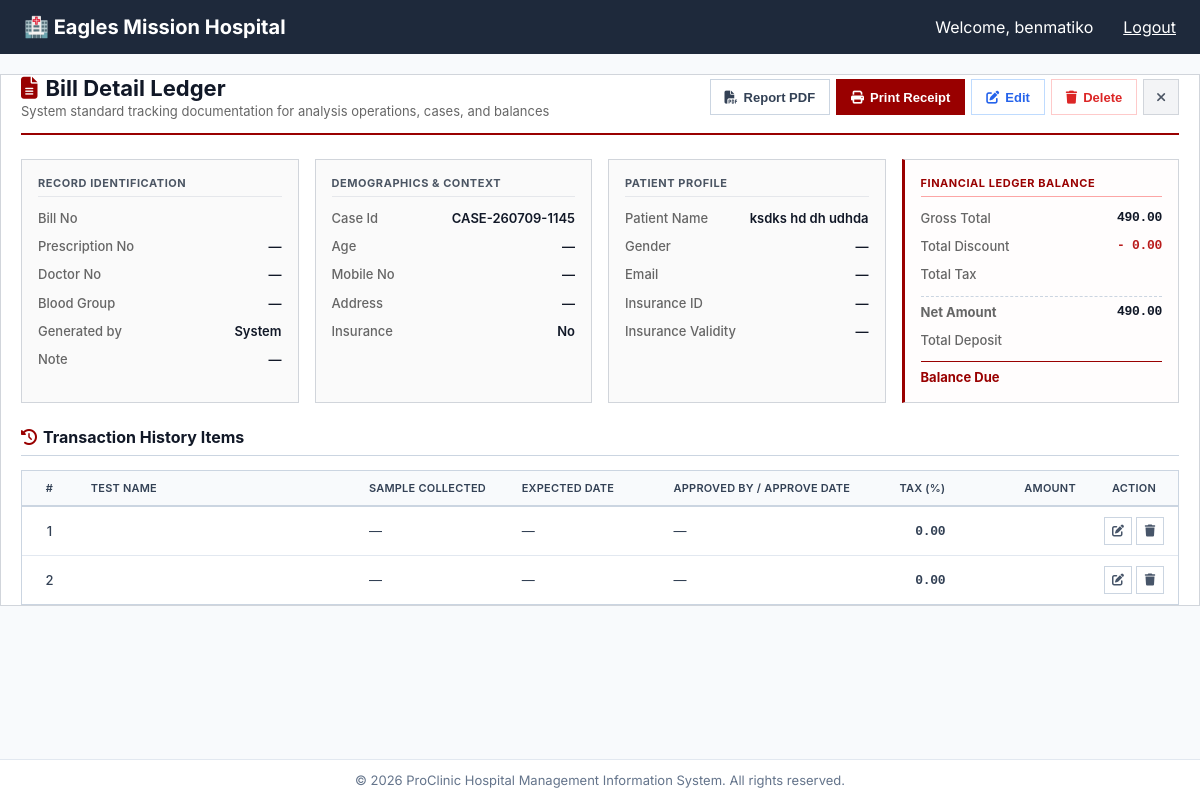
Screenshot of /pharmacy/invoice/23/ (signed in) with the database file from the repository.
### pharmacy/models.py (models this page shows, shortened)
class Purchase(models.Model):
    PAYMENT_MODE_CHOICES = [
        ('Cash', 'Cash'),
        ('M-Pesa', 'M-Pesa'),
        ('Bank', 'Bank Transfer'),
        ('Insurance', 'Insurance'),
        ('Credit', 'Credit'),
    ]
    STATUS_CHOICES = [
        ('Pending', 'Pending'),
        ('Paid', 'Paid'),
        ('Partial', 'Partial'),
    ]
    purchase_no = models.CharField(max_length=100, unique=True, editable=False)
    supplier = models.ForeignKey(Supplier, on_delete=models.PROTECT, related_name='purchases', null=True, blank=True)
    patient = models.ForeignKey('patients.Patient', on_delete=models.PROTECT, related_name='pharmacy_bills', null=True, blank=True)
    doctor_name = models.CharField(max_length=200, blank=True, null=True)
    case_id = models.CharField(max_length=100, blank=True, null=True)
    prescription = models.CharField(max_length=200, blank=True, null=True)
    status = models.CharField(max_length=20, choices=STATUS_CHOICES, default='Pending')
    supplier_bill_number = models.CharField(max_length=100, blank=True, null=True)
    purchase_date = models.DateTimeField(default=timezone.now)
    total_amount = models.DecimalField(max_digits=12, decimal_places=2, default=0.00)
    discount_amount = models.DecimalField(max_digits=12, decimal_places=2, default=0.00)
    tax_summary = models.DecimalField(max_digits=12, decimal_places=2, default=0.00)
    net_amount = models.DecimalField(max_digits=12, decimal_places=2, default=0.00)
    payment_mode = models.CharField(max_length=50, choices=PAYMENT_MODE_CHOICES, default='Cash')
    payment_amount = models.DecimalField(max_digits=12, decimal_places=2, default=0.00)
    payment_note = models.CharField(max_length=255, blank=True, null=True)
    purchase_note = models.TextField(blank=True, null=True)
    document_attachment = models.FileField(upload_to='pharmacy/purchases/', blank=True, null=True)
    created_at = models.DateTimeField(auto_now_add=True)
    updated_at = models.DateTimeField(auto_now=True)
    class Meta:
        ordering = ['-purchase_date']
        verbose_name_plural = "Purchases"

class PurchaseItem(models.Model):
    purchase = models.ForeignKey(Purchase, on_delete=models.CASCADE, related_name='items')
    medicine = models.ForeignKey(Medicine, on_delete=models.PROTECT, related_name='purchase_items')
    batch_no = models.CharField(max_length=100)
    expiry_date = models.DateField()
    mrp = models.DecimalField(max_digits=10, decimal_places=2, default=0.00, help_text="Maximum Retail Price")
    batch_amount = models.DecimalField(max_digits=10, decimal_places=2, blank=True, null=True)
    sale_price = models.DecimalField(max_digits=10, decimal_places=2, default=0.00)
    packing_qty = models.IntegerField(default=1)
    quantity = models.IntegerField(default=0)
    purchase_price = models.DecimalField(max_digits=10, decimal_places=2, default=0.00)
    tax_percent = models.DecimalField(max_digits=5, decimal_places=2, default=0.00)
    row_amount = models.DecimalField(max_digits=12, decimal_places=2, default=0.00)
    created_at = models.DateTimeField(auto_now_add=True)
    class Meta:
        ordering = ['-created_at']
        verbose_name_plural = "Purchase Items"

### pharmacy/views.py (the view)
# urls.py: path('invoice/<int:invoice_id>/', views.invoice_detail, name='invoice_detail'),
@login_required
def invoice_detail(request, invoice_id):
    context = {
        'next_purchase_no': generate_purchase_number(),
        'is_billing_invoice': False,
        'patient_name': 'N/A',
        'case_id': 'N/A',
        'total_amount': Decimal('0.00'),
        'discount_amount': Decimal('0.00'),
        'tax_amount': Decimal('0.00'),
        'net_amount': Decimal('0.00'),
        'amount_paid': Decimal('0.00'),
        'balance_due': Decimal('0.00'),
        'status': 'Pending',
        'created_at': None,
        'payment_mode': '-',
        'payment_note': '',
        'items': [],
    }
    try:
        invoice = BillingInvoice.objects.select_related('visit__patient').get(id=invoice_id)
        items = BillingItem.objects.filter(invoice=invoice)
        context.update({
            'invoice': invoice,
            'items': items,
            'is_billing_invoice': True,
            'next_purchase_no': invoice.invoice_number,
            'patient_name': invoice.visit.patient.full_name if invoice.visit and invoice.visit.patient else 'N/A',
            'case_id': getattr(invoice.visit, 'case_id', 'N/A'),
            'total_amount': invoice.total_amount or Decimal('0.00'),
            'discount_amount': invoice.discount_amount or Decimal('0.00'),
            'tax_amount': getattr(invoice, 'tax_amount', Decimal('0.00')),
            'net_amount': invoice.net_amount or Decimal('0.00'),
            'amount_paid': invoice.amount_paid or Decimal('0.00'),
            'balance_due': getattr(invoice, 'balance_due', Decimal('0.00')),
            'status': invoice.status or 'Pending',
            'created_at': invoice.created_at,
            'payment_mode': getattr(invoice, 'payment_mode', '-'),
            'payment_note': getattr(invoice, 'payment_note', ''),
        })
    except BillingInvoice.DoesNotExist:
        try:
            purchase = Purchase.objects.select_related('patient').get(id=invoice_id)
            items = PurchaseItem.objects.filter(purchase=purchase)
            balance = (purchase.net_amount or 0) - (purchase.payment_amount or 0)
            context.update({
                'invoice': purchase,
                'items': items,
                'is_billing_invoice': False,
                'next_purchase_no': purchase.purchase_no,
                'patient_name': purchase.patient.full_name if purchase.patient else 'N/A',
                'case_id': purchase.supplier_bill_number or 'N/A',
                'total_amount': purchase.total_amount or Decimal('0.00'),
                'discount_amount': purchase.discount_amount or Decimal('0.00'),
                'tax_amount': getattr(purchase, 'tax_summary', Decimal('0.00')),
                'net_amount': purchase.net_amount or Decimal('0.00'),
                'amount_paid': purchase.payment_amount or Decimal('0.00'),
                'balance_due': max(Decimal(balance), Decimal('0.00')),
                'status': getattr(purchase, 'status', 'Pending'),
                'created_at': purchase.created_at,
                'payment_mode': getattr(purchase, 'payment_mode', '-'),
                'payment_note': getattr(purchase, 'payment_note', ''),
            })
        except Purchase.DoesNotExist:
            messages.error(request, "Invoice not found.")
            return redirect('pharmacy:pharmacy_home')
    return render(request, 'pharmacy/invoice_detail.html', context)

### pharmacy/templates/pharmacy/invoice_detail.html (shortened to what this page needs)
{% extends "base.html" %}
{% block content %}
<div class="invoice-detail-container template-fullwidth-override">
  <div class="invoice-header-bar">
    <div class="title-group">
      <h2 class="title"><i class="fa fa-file-text-o"></i> Bill Detail Ledger</h2>
      <p class="subtitle">System standard tracking documentation for analysis operations, cases, and balances</p>
    </div>
    <div class="header-actions">
      <button class="btn-icon"
              onclick="window.open('{% url "laboratory:invoice_print" invoice.id %}', '_blank')",
              title="Print Test Report">
        <i class="fa fa-file-pdf-o"></i> <span>Report PDF</span>
      </button>
      <button class="btn-icon print"
              onclick="window.open('{% url "laboratory:invoice_print" invoice.id %}', '_blank')",
              title="Print Bill">
        <i class="fa fa-print"></i> <span>Print Receipt</span>
      </button>
      <button class="btn-icon edit"
              onclick="alert('Edit Laboratory functionality coming soon.')"
              title="Edit Laboratory">
        <i class="fa fa-edit"></i> <span>Edit</span>
      </button>
      <button class="btn-icon delete"
              onclick="if(confirm('Are you sure you want to delete this invoice?')){ alert('Delete functionality coming soon.'); }"
              title="Delete">
        <i class="fa fa-trash"></i> <span>Delete</span>
      </button>
      <a href="{% url 'laboratory:laboratory_home' %}"
         class="btn-icon close"
         title="Close">
        <i class="fa fa-times"></i>
      </a>
    </div>
  </div>
  <div class="four-column-grid">
    <div class="info-column-card">
      <div class="card-sect-title">Record Identification</div>
      <div class="info-row">
        <label>Bill No</label>
      </div>
      <div class="info-row">
        <label>Prescription No</label>
        <span class="value">{{ invoice.prescription_no|default:"—" }}</span>
      </div>
      <div class="info-row">
        <label>Doctor No</label>
        <span class="value">{{ invoice.doctor_no|default:"—" }}</span>
      </div>
      <div class="info-row">
        <label>Blood Group</label>
        <span class="value">{{ invoice.blood_group|default:"—" }}</span>
      </div>
      <div class="info-row">
        <label>Generated by</label>
        <span class="value">{{ invoice.created_by.get_full_name|default:"System" }}</span>
      </div>
      <div class="info-row">
        <label>Note</label>
        <span class="value">{{ invoice.notes|default:"—" }}</span>
      </div>
    </div>
    <div class="info-column-card">
      <div class="card-sect-title">Demographics & Context</div>
      <div class="info-row">
        <label>Case Id</label>
        <span class="value">{{ invoice.case_id|default:"—" }}</span>
      </div>
      <div class="info-row">
        <label>Age</label>
        <span class="value">{{ invoice.age|default:"—" }}</span>
      </div>
      <div class="info-row">
        <label>Mobile No</label>
        <span class="value">{{ invoice.mobile_no|default:"—" }}</span>
      </div>
      <div class="info-row">
        <label>Address</label>
        <span class="value">{{ invoice.address|default:"—" }}</span>
      </div>
      <div class="info-row">
        <label>Insurance</label>
        <span class="value">{% if invoice.apply_insurance %}Yes{% else %}No{% endif %}</span>
      </div>
    </div>
    <div class="info-column-card">
      <div class="card-sect-title">Patient Profile</div>
      <div class="info-row">
        <label>Patient Name</label>
        <span class="value">{{ patient_name }}</span>
      </div>
      <div class="info-row">
        <label>Gender</label>
        <span class="value">{{ invoice.gender|default:"—" }}</span>
      </div>
      <div class="info-row">
        <label>Email</label>
        <span class="value">{{ invoice.email|default:"—" }}</span>
      </div>
      <div class="info-row">
        <label>Insurance ID</label>
        <span class="value">{{ invoice.insurance_id|default:"—" }}</span>
      </div>
      <div class="info-row">
        <label>Insurance Validity</label>
        <span class="value">{{ invoice.insurance_validity|date:"d/m/Y"|default:"—" }}</span>
      </div>
    </div>
    <div class="info-column-card financial-highlight">
      <div class="card-sect-title">Financial Ledger Balance</div>
      <div class="info-row">
        <label>Gross Total</label>
        <span class="value financial-digits">{{ invoice.total_amount|floatformat:2 }}</span>
      </div>
      <div class="info-row">
        <label>Total Discount</label>
        <span class="value financial-digits" style="color:#b91c1c;">- {{ invoice.discount_amount|floatformat:2 }}</span>
      </div>
      <div class="info-row">
        <label>Total Tax</label>
      </div>
      <div class="info-row" style="border-top: 1px dashed #cbd5e1; padding-top: 6px; margin-top: 2px;">
        <label style="font-weight:700;">Net Amount</label>
        <span class="value financial-digits" style="font-weight:700;">{{ invoice.net_amount|floatformat:2 }}</span>
      </div>
      <div class="info-row">
        <label>Total Deposit</label>
      </div>
      <div class="info-row" style="border-top: 1px solid #990000; padding-top: 6px; margin-top: 2px;">
        <label style="font-weight:700; color:#990000;">Balance Due</label>
      </div>
    </div>
  </div>
  <div class="section-title">
    <i class="fa fa-history"></i> Transaction History Items
  </div>
  <div class="table-responsive-wrapper">
    <table class="transaction-table">
      <thead>
        <tr>
          <th style="width: 5%;" class="text-center">#</th>
          <th style="width: 27%;">Test Name</th>
          <th style="width: 14%;">Sample Collected</th>
          <th style="width: 14%;">Expected Date</th>
          <th style="width: 20%;">Approved By / Approve Date</th>
          <th style="width: 8%;" class="text-right">Tax (%)</th>
          <th style="width: 12%;" class="text-right">Amount</th>
          <th style="width: 10%;" class="text-center">Action</th>
        </tr>
      </thead>
      <tbody>
        {% for item in items %}
        <tr>
          <td class="text-center row-counter">{{ forloop.counter }}</td>
          <td class="test-name-bold">{{ item.test_name }}</td>
          <td>{{ item.sample_collected|date:"d/m/Y"|default:"—" }}</td>
          <td>{{ item.report_date|date:"d/m/Y"|default:"—" }}</td>
          <td>
            {{ item.approved_by|default:"—" }}
          </td>
          <td class="text-right financial-digits">{{ item.tax_percent|floatformat:2 }}</td>
          <td class="text-right financial-digits">{{ item.amount|floatformat:2 }}</td>
          <td class="text-center">
            <div class="action-btn-group">
              <button class="action-btn-small edit" onclick="alert('Edit item {{ forloop.counter }}')" title="Edit">
                <i class="fa fa-edit"></i>
              </button>
              <button class="action-btn-small delete" onclick="if(confirm('Delete this item?')){ alert('Delete functionality coming soon.'); }" title="Delete">
                <i class="fa fa-trash"></i>
              </button>
            </div>
          </td>
        </tr>
        {% empty %}
        <tr>
          <td colspan="8" class="empty-state">
            <i class="fa fa-info-circle"></i> No localized line-items tracked on this statement data matrix.
          </td>
        </tr>
        {% endfor %}
      </tbody>
    </table>
  </div>
</div>
{% endblock %}

### templates/base.html (shortened to what this page needs)
{% load static %}
<!DOCTYPE html>
<html lang="en">
<head>
    <link rel="stylesheet" href="https://cdnjs.cloudflare.com/ajax/libs/font-awesome/4.7.0/css/font-awesome.min.css">
    <link rel="stylesheet" href="https://cdnjs.cloudflare.com/ajax/libs/font-awesome/6.4.0/css/all.min.css">
    <link rel="stylesheet" href="{% static 'css/styles.css' %}">
</head>
<body>
    <div class="grid {% if hide_sidebar %}full-canvas-view{% endif %}">
        <div class="header">
            <div class="logo">
                <a href="{% url 'dashboard:home' %}" style="color: white; text-decoration: none; font-size: 20px; font-weight: bold;">🏥 Eagles Mission Hospital</a>
            </div>
            {% if request.user.is_authenticated %}
                <div class="user-info" style="display: flex; align-items: center;">
                    <span>Welcome, {{ request.user.first_name|default:request.user.username }}</span>
                    <form action="{% url 'accounts:logout' %}" method="post" style="display: inline; margin-left: 15px;">
                        <a href="{% url 'accounts:logout_confirm' %}" style="color: white; margin-left: 15px;">Logout</a>
                    </form>
                </div>
            {% endif %}
        </div>
        <main class="content">
            {% block content %}
            {% endblock %}
        </main>
        <div class="footer">
            &copy; {% now "Y" %} ProClinic Hospital Management Information System. All rights reserved.
        </div>
    </div>
</body>
</html>

### rows the page displays
Purchase: case_id "CASE-260709-1145", total_amount "490.00", discount_amount "0.00", net_amount "490.00"
PurchaseItem: sample_collected "—", report_date "—", approved_by "—", tax_percent "0.00"
PurchaseItem: sample_collected "—", report_date "—", approved_by "—", tax_percent "0.00"

### other values shown
{{ request.user.first_name|default:request.user.username }} "benmatiko"
{{ invoice.prescription_no|default:"—" }} "—"
{{ invoice.doctor_no|default:"—" }} "—"
{{ invoice.blood_group|default:"—" }} "—"
{{ invoice.created_by.get_full_name|default:"System" }} "System"
{{ invoice.notes|default:"—" }} "—"
{{ invoice.age|default:"—" }} "—"
{{ invoice.mobile_no|default:"—" }} "—"
{{ invoice.address|default:"—" }} "—"
{{ patient_name }} "ksdks hd dh udhda"
{{ invoice.gender|default:"—" }} "—"
{{ invoice.email|default:"—" }} "—"
{{ invoice.insurance_id|default:"—" }} "—"
{{ invoice.insurance_validity|date:"d/m/Y"|default:"—" }} "—"
